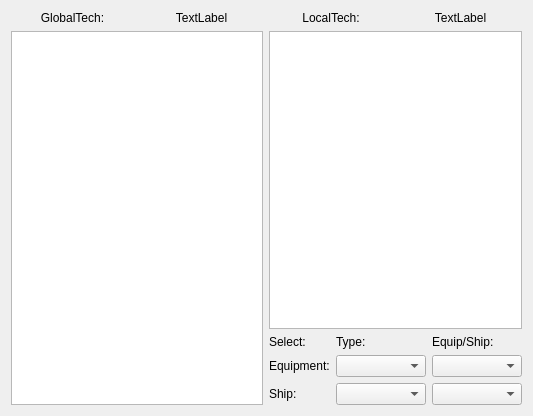
<?xml version="1.0" encoding="UTF-8"?>
<ui version="4.0">
 <class>TechView</class>
 <widget class="QFrame" name="TechView">
  <property name="geometry">
   <rect>
    <x>0</x>
    <y>0</y>
    <width>533</width>
    <height>416</height>
   </rect>
  </property>
  <property name="windowTitle">
   <string>Frame</string>
  </property>
  <layout class="QHBoxLayout" name="horizontalLayout_3">
   <item>
    <layout class="QVBoxLayout" name="verticalLayout">
     <item>
      <layout class="QHBoxLayout" name="horizontalLayout">
       <item>
        <widget class="QLabel" name="label">
         <property name="text">
          <string>GlobalTech:</string>
         </property>
         <property name="alignment">
          <set>Qt::AlignCenter</set>
         </property>
        </widget>
       </item>
       <item>
        <widget class="QLabel" name="label_2">
         <property name="text">
          <string>TextLabel</string>
         </property>
         <property name="alignment">
          <set>Qt::AlignCenter</set>
         </property>
        </widget>
       </item>
      </layout>
     </item>
     <item>
      <widget class="QTableWidget" name="tableWidget"/>
     </item>
    </layout>
   </item>
   <item>
    <layout class="QVBoxLayout" name="verticalLayout_2">
     <item>
      <layout class="QHBoxLayout" name="horizontalLayout_2">
       <item>
        <widget class="QLabel" name="label_3">
         <property name="text">
          <string>LocalTech:</string>
         </property>
         <property name="alignment">
          <set>Qt::AlignCenter</set>
         </property>
        </widget>
       </item>
       <item>
        <widget class="QLabel" name="label_4">
         <property name="text">
          <string>TextLabel</string>
         </property>
         <property name="alignment">
          <set>Qt::AlignCenter</set>
         </property>
        </widget>
       </item>
      </layout>
     </item>
     <item>
      <widget class="QTableWidget" name="tableWidget_2"/>
     </item>
     <item>
      <layout class="QGridLayout" name="gridLayout">
       <item row="0" column="0">
        <widget class="QLabel" name="label_7">
         <property name="text">
          <string>Select:</string>
         </property>
        </widget>
       </item>
       <item row="0" column="1">
        <widget class="QLabel" name="label_8">
         <property name="text">
          <string>Type:</string>
         </property>
        </widget>
       </item>
       <item row="0" column="2">
        <widget class="QLabel" name="label_9">
         <property name="text">
          <string>Equip/Ship:</string>
         </property>
        </widget>
       </item>
       <item row="1" column="0">
        <widget class="QLabel" name="label_5">
         <property name="sizePolicy">
          <sizepolicy hsizetype="Preferred" vsizetype="Preferred">
           <horstretch>1</horstretch>
           <verstretch>0</verstretch>
          </sizepolicy>
         </property>
         <property name="text">
          <string>Equipment:</string>
         </property>
        </widget>
       </item>
       <item row="1" column="1">
        <widget class="QComboBox" name="comboBox">
         <property name="sizePolicy">
          <sizepolicy hsizetype="Preferred" vsizetype="Fixed">
           <horstretch>2</horstretch>
           <verstretch>0</verstretch>
          </sizepolicy>
         </property>
        </widget>
       </item>
       <item row="1" column="2">
        <widget class="QComboBox" name="comboBox_2">
         <property name="sizePolicy">
          <sizepolicy hsizetype="Preferred" vsizetype="Fixed">
           <horstretch>2</horstretch>
           <verstretch>0</verstretch>
          </sizepolicy>
         </property>
        </widget>
       </item>
       <item row="2" column="0">
        <widget class="QLabel" name="label_6">
         <property name="sizePolicy">
          <sizepolicy hsizetype="Preferred" vsizetype="Preferred">
           <horstretch>1</horstretch>
           <verstretch>0</verstretch>
          </sizepolicy>
         </property>
         <property name="text">
          <string>Ship:</string>
         </property>
        </widget>
       </item>
       <item row="2" column="1">
        <widget class="QComboBox" name="comboBox_4">
         <property name="sizePolicy">
          <sizepolicy hsizetype="Preferred" vsizetype="Fixed">
           <horstretch>2</horstretch>
           <verstretch>0</verstretch>
          </sizepolicy>
         </property>
        </widget>
       </item>
       <item row="2" column="2">
        <widget class="QComboBox" name="comboBox_3">
         <property name="sizePolicy">
          <sizepolicy hsizetype="Preferred" vsizetype="Fixed">
           <horstretch>2</horstretch>
           <verstretch>0</verstretch>
          </sizepolicy>
         </property>
        </widget>
       </item>
      </layout>
     </item>
    </layout>
   </item>
  </layout>
 </widget>
 <resources/>
 <connections/>
</ui>
